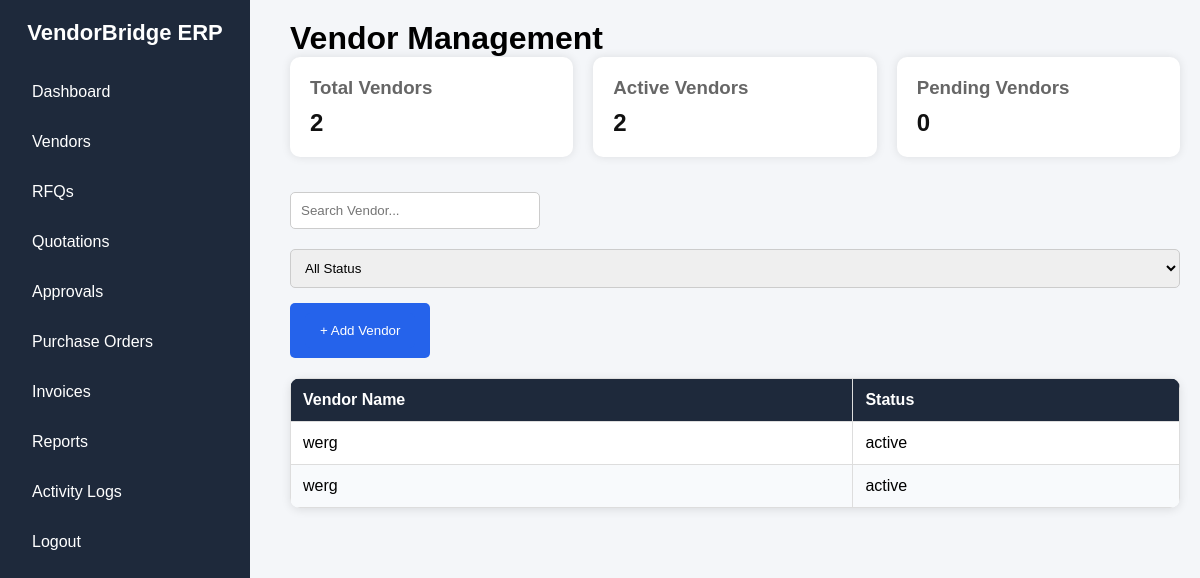
The app's page /vendors/ (signed in) with its own data.
### apps/vendors/models.py (models this page shows, shortened)
class Vendor(models.Model):
    STATUS_CHOICES = [
        ('active', 'Active'),
        ('inactive', 'Inactive'),
        ('blocked', 'Blocked'),
        ('pending', 'Pending Approval'),
    ]
    RATING_CHOICES = [(i, str(i)) for i in range(1, 6)]
    vendor_code = models.CharField(max_length=20, unique=True, editable=False)
    vendor_name = models.CharField(max_length=200)
    company_name = models.CharField(max_length=200)
    category = models.ForeignKey(VendorCategory, on_delete=models.SET_NULL, null=True, blank=True, related_name='vendors')
    gst_number = models.CharField(max_length=15, blank=True, verbose_name='GST Number')
    pan_number = models.CharField(max_length=10, blank=True, verbose_name='PAN Number')
    contact_person = models.CharField(max_length=150)
    email = models.EmailField()
    phone = models.CharField(max_length=20)
    alternate_phone = models.CharField(max_length=20, blank=True)
    website = models.URLField(blank=True)
    address = models.TextField()
    city = models.CharField(max_length=100)
    state = models.CharField(max_length=100)
    country = models.CharField(max_length=100, default='India')
    pincode = models.CharField(max_length=10, blank=True)
    rating = models.IntegerField(
        choices=RATING_CHOICES,
        default=3,
        validators=[MinValueValidator(1), MaxValueValidator(5)]
    )
    status = models.CharField(max_length=20, choices=STATUS_CHOICES, default='active')
    bank_name = models.CharField(max_length=150, blank=True)
    bank_account = models.CharField(max_length=30, blank=True)
    bank_ifsc = models.CharField(max_length=11, blank=True)
    notes = models.TextField(blank=True)
    created_at = models.DateTimeField(default=timezone.now)
    updated_at = models.DateTimeField(auto_now=True)
    class Meta:
        db_table = 'vendor'
        ordering = ['-created_at']
        verbose_name = 'Vendor'
        verbose_name_plural = 'Vendors'

### apps/vendors/views.py (the view)
# urls.py: path('', views.vendor_dashboard, name='vendor_dashboard'),
@login_required
def vendor_dashboard(request):
    total_vendors = Vendor.objects.count()
    active_vendors = Vendor.objects.filter(status='active').count()
    blocked_vendors = Vendor.objects.filter(status='blocked').count()
    pending_vendors = Vendor.objects.filter(status='pending').count()
    inactive_vendors = Vendor.objects.filter(status='inactive').count()
    category_stats = VendorCategory.objects.annotate(vendor_count=Count('vendors')).order_by('-vendor_count')[:8]
    recent_vendors = Vendor.objects.select_related('category').order_by('-created_at')[:5]
    rating_dist = {}
    for i in range(1, 6):
        rating_dist[i] = Vendor.objects.filter(rating=i).count()
    context = {
        'total_vendors': total_vendors,
        'active_vendors': active_vendors,
        'blocked_vendors': blocked_vendors,
        'pending_vendors': pending_vendors,
        'inactive_vendors': inactive_vendors,
        'category_stats': category_stats,
        'recent_vendors': recent_vendors,
        'rating_dist': rating_dist,
        'page_title': 'Vendor Dashboard',
    }
    return render(request, 'vendors/dashboard.html', context)

### templates/vendors/dashboard.html (shortened to what this page needs)
{% extends 'base.html' %}
{% block content %}
<h1>Vendor Management</h1>
<div class="cards">
    <div class="card">
        <h3>Total Vendors</h3>
        <h2>{{ total_vendors }}</h2>
    </div>
    <div class="card">
        <h3>Active Vendors</h3>
        <h2>{{ active_vendors }}</h2>
    </div>
    <div class="card">
        <h3>Pending Vendors</h3>
        <h2>{{ pending_vendors }}</h2>
    </div>
</div>
<div style="margin-bottom:20px;">
    <input type="text" placeholder="Search Vendor..."
           style="padding:10px;width:250px;">
    <select style="padding:10px;">
        <option>All Status</option>
    </select>
    <button style="
        padding:10px 15px;
        background:#2563eb;
        color:white;
        border:none;
        border-radius:5px;">
        <a href="/vendors/create/" class="btn-add">
    + Add Vendor
</a>
    </button>
</div>
<table>
    <thead>
        <tr>
            <th>Vendor Name</th>
            <th>Status</th>
        </tr>
    </thead>
    <tbody>
        {% for vendor in recent_vendors %}
        <tr>
            <td>{{ vendor.vendor_name }}</td>
            <td>{{ vendor.status }}</td>
        </tr>
        {% empty %}
        <tr>
            <td colspan="2">No Vendors Found</td>
        </tr>
        {% endfor %}
    </tbody>
</table>
{% endblock %}

### static/css/style.css (style rules this page uses)
* { margin:0; padding:0; box-sizing:border-box; }
body { font-family:Arial, sans-serif; background:#f4f6f9; }
.cards { display:flex; flex-wrap:wrap; gap:20px; margin-bottom:30px; }
.card { background:white; padding:20px; min-width:220px; flex:1; border-radius:10px; box-shadow:0 2px 10px rgba(0,0,0,0.1); }
.card h3 { margin-bottom:10px; color:#1e293b; }
table { width:100%; background:white; border-collapse:collapse; border-radius:10px; overflow:hidden; box-shadow:0 2px 10px rgba(0,0,0,0.1); }
table th { background:#1e293b; color:white; }
table th, table td { padding:12px; border:1px solid #ddd; text-align:left; }
table tr:nth-child(even) { background:#f8fafc; }
input, select, textarea { width:100%; padding:10px; margin-top:5px; margin-bottom:15px; border:1px solid #ccc; border-radius:5px; }
.card h3 { margin:0; color:#666; }
.card h2 { margin-top:10px; color:#111; }
.btn-add { display:inline-block; padding:10px 15px; background:#2563eb; color:white; text-decoration:none; border-radius:5px; }
.card { background:white; padding:20px; border-radius:10px; box-shadow:0 0 10px rgba(0,0,0,.1); }

### records on screen
Vendor: vendor_name "werg", status "active"
Vendor: vendor_name "werg", status "active"

### other values on screen
{{ total_vendors }} "2"
{{ active_vendors }} "2"
{{ pending_vendors }} "0"
